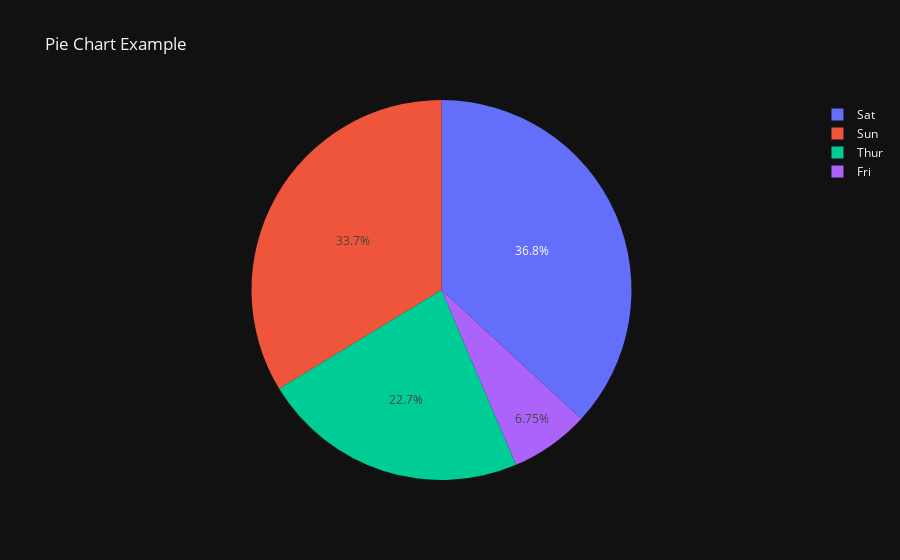

Notebook source saved alongside this figure:
### Code cell
# pie chart
fig = px.pie(df, values="total_bill", names="day", title="Pie Chart Example")
fig.show()

### Figure 1 — Plotly figure (JSON) as saved in the notebook; plotly's stock layout.template omitted (floating-point values rounded to 4 significant figures; data arrays with more than 128 entries replaced by an {"elided": "..."} marker saying what was removed)
{"data": [{"domain": {"x": [0.0, 1.0], "y": [0.0, 1.0]}, "hovertemplate": "day=%{label}<br>total_bill=%{value}<extra></extra>", "labels": {"elided": "244 str values"}, "legendgroup": "", "name": "", "showlegend": true, "values": {"elided": "244 float values"}, "type": "pie"}], "layout": {"legend": {"tracegroupgap": 0}, "title": {"text": "Pie Chart Example"}}}
